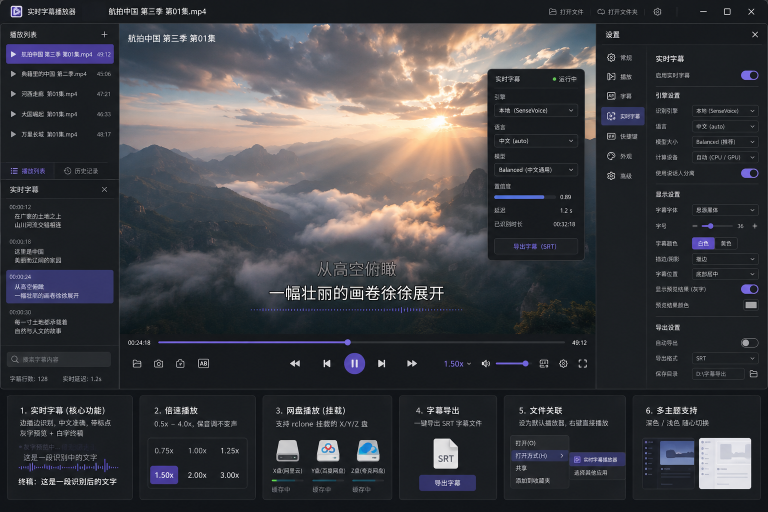
#> input picture 04_UI_Design_Mockup.png, 1536 x 1024 px (shown at 1/2 size)
$ python make_compare.py ../04_UI_Design_Mockup.png ../04_UI_Design_Mockup.png ../04_UI_Design_Mockup.png
#> lines starting #> are read from the running program, lines starting #| are printed output that depends on the picture
#!/usr/bin/env python3
# tools/make_compare.py — 同尺寸并排比对（像素复刻比对法）
# 用法: python tools/make_compare.py <ours_1920x1200.png> <out_png> [ref.png]
# 说明:
#   ref   = 参考 HTML 的 1280x800 无头渲染，应用窗口区为顶部 ~615px（下方为 showcase 特性卡区，复刻范围外）
#           缺省取 out/ui-snap/ref.png（仓库相对路径，禁止硬编码本机绝对路径）
#   ours  = 应用快照 1920x1200（150% DPI），缩放到 1280x800 后应用窗口即整幅
#   输出左右并排（ref 左 / ours 右），应用窗口顶部区域对齐；另存一张全高并排便于纵览。
import sys
from pathlib import Path
from PIL import Image

SNAP = Path(__file__).resolve().parents[1] / "out" / "ui-snap"

def main():
    if len(sys.argv) < 3:
        print("用法: python tools/make_compare.py <ours_1920x1200.png> <out_png> [ref.png]")
        return 2
    ours_src, out_png = sys.argv[1], sys.argv[2]
    ref_src = sys.argv[3] if len(sys.argv) > 3 else str(SNAP / "ref.png")
    ref = Image.open(ref_src).convert("RGB")          # 1280x800
#> ref is the input picture: PIL image 1536x1024 RGB; mean R, G, B 60.9, 61.1, 65.3
    ours = Image.open(ours_src).convert("RGB")         # 1920x1200 -> 1280x800
    ours = ours.resize((1280, 800), Image.LANCZOS)
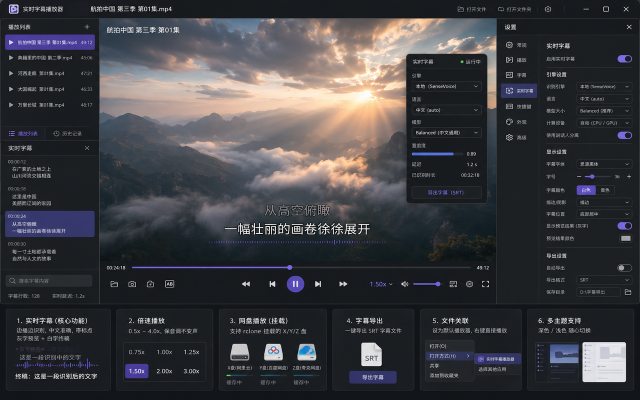
#> ours: PIL image 1280x800 RGB (shown at 1/2 size); mean R, G, B 60.9, 61.1, 65.3

    ref.save(str(SNAP / "ref_scaled.png"))
    ours.save(str(SNAP / "ours_scaled.png"))

    # 应用窗口高度：参考稿 .showcase 顶行占 78fr(≈615px@800)。逐区比对顶部 615px。
    APP_H = 615
    ref_crop = ref.crop((0, 0, 1280, APP_H))
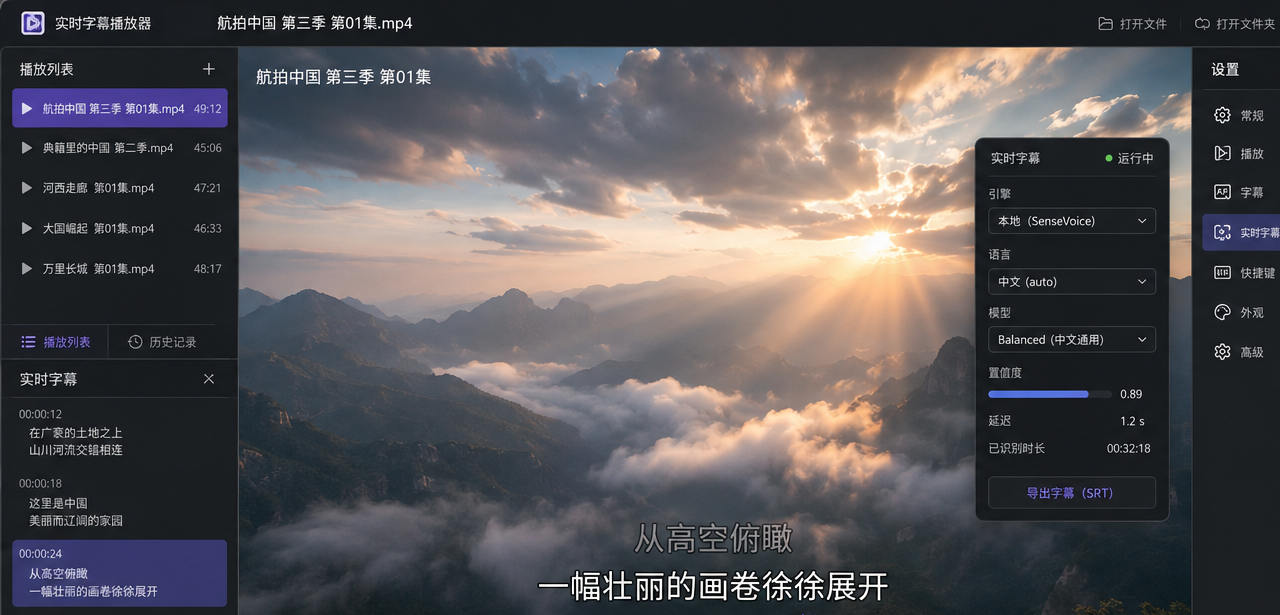
#> ref_crop: PIL image 1280x615 RGB; mean R, G, B 85.7, 82.8, 85.5
    ours_crop = ours.crop((0, 0, 1280, APP_H))
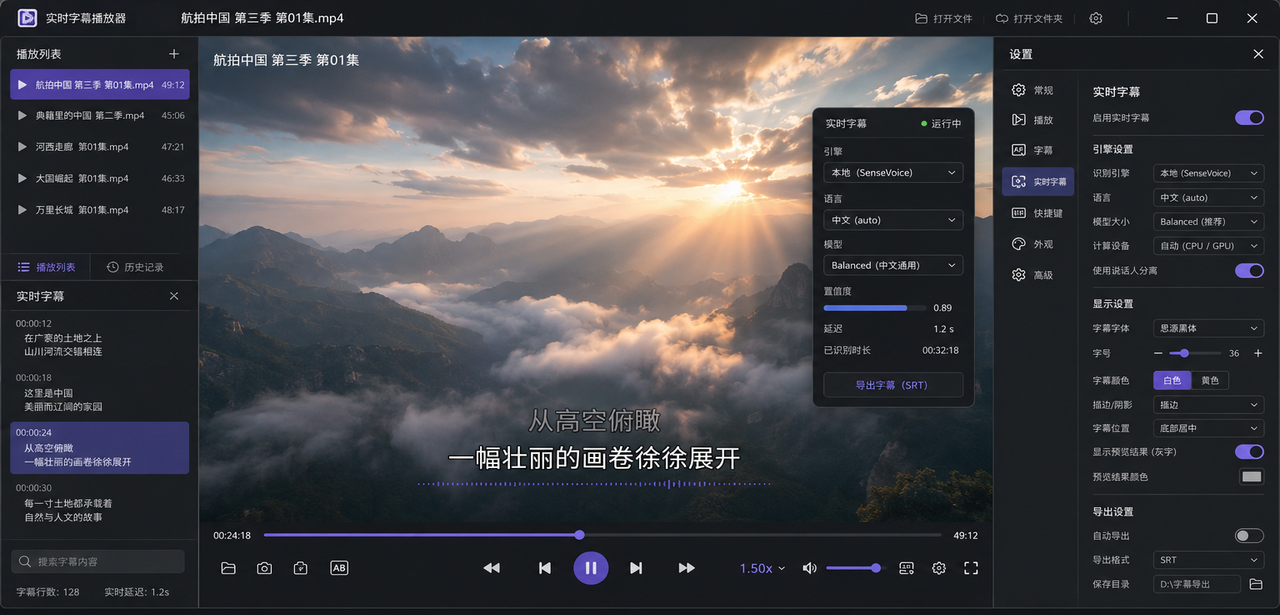
#> ours_crop: PIL image 1280x615 RGB; mean R, G, B 66.6, 65.9, 69.4

    sep = 24
    band_h = APP_H
    canvas = Image.new("RGB", (1280 * 2 + sep, band_h), (40, 40, 48))
    canvas.paste(ref_crop, (0, 0))
    canvas.paste(ours_crop, (1280 + sep, 0))
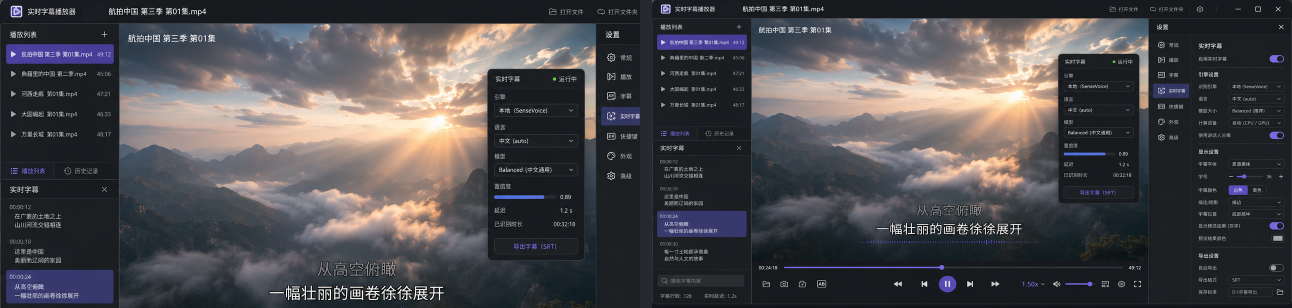
#> canvas: PIL image 2584x615 RGB (shown at 1/2 size); mean R, G, B 75.8, 74, 77.2
    canvas.save(out_png)

    # 控制条区：ref 位于 y560-615，ours 位于 y742-800。单独并排。
    ref_bar = ref.crop((0, 552, 1280, 618))
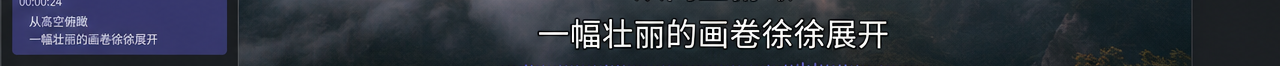
#> ref_bar: PIL image 1280x66 RGB; mean R, G, B 48, 53.7, 64.7
    ours_bar = ours.crop((0, 740, 1280, 806))
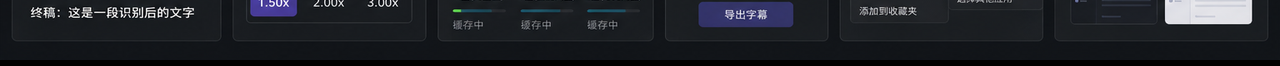
#> ours_bar: PIL image 1280x66 RGB; mean R, G, B 30.6, 33.3, 39
    bh = 66
    bc = Image.new("RGB", (1280 * 2 + sep, bh), (40, 40, 48))
    bc.paste(ref_bar, (0, 0))
    bc.paste(ours_bar, (1280 + sep, 0))
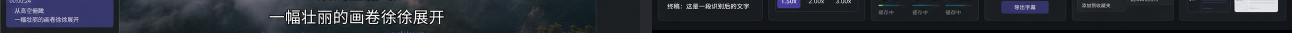
#> bc: PIL image 2584x66 RGB (shown at 1/2 size); mean R, G, B 39.3, 43.5, 51.8
    bc.save(out_png.replace(".png", "_bar.png"))

    print("WROTE", out_png, out_png.replace(".png", "_bar.png"))
    return 0

if __name__ == "__main__":
    raise SystemExit(main())
#> (the program exits here)
